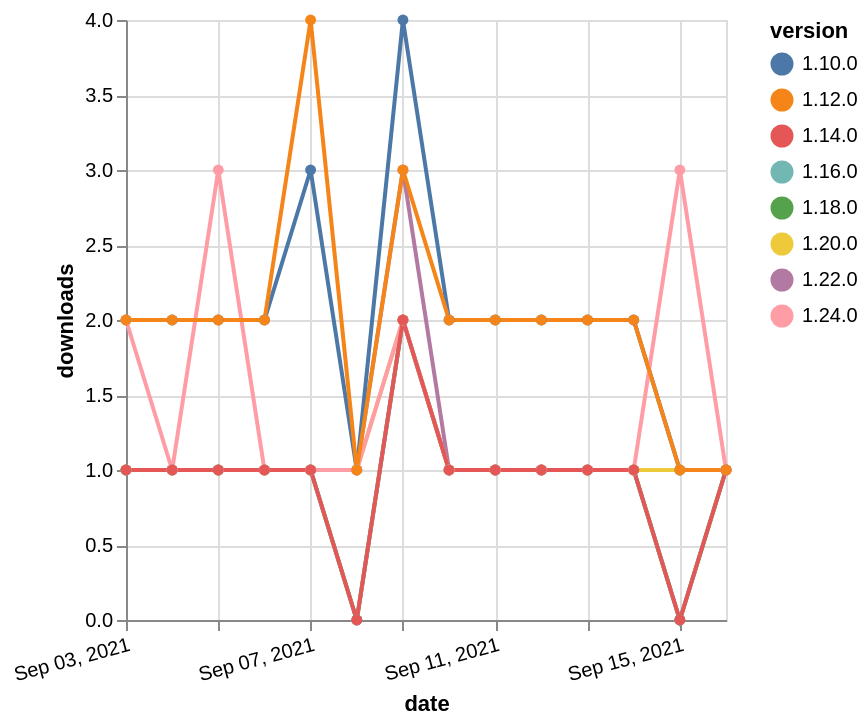

Vega-Lite specification stored for this chart:
### Vega-Lite specification from a JSON file in a GitHub repository (floating-point values rounded to 4 significant figures)
{"$schema": "https://vega.github.io/schema/vega-lite/v5.json", "description": "A simple bar chart with embedded data.", "data": {"values": [{"date": "2021-09-03", "total": 194, "delta": 1, "version": "1.18.0"}, {"date": "2021-09-04", "total": 195, "delta": 1, "version": "1.18.0"}, {"date": "2021-09-05", "total": 196, "delta": 1, "version": "1.18.0"}, {"date": "2021-09-06", "total": 197, "delta": 1, "version": "1.18.0"}, {"date": "2021-09-07", "total": 198, "delta": 1, "version": "1.18.0"}, {"date": "2021-09-08", "total": 198, "delta": 0, "version": "1.18.0"}, {"date": "2021-09-09", "total": 200, "delta": 2, "version": "1.18.0"}, {"date": "2021-09-10", "total": 201, "delta": 1, "version": "1.18.0"}, {"date": "2021-09-11", "total": 202, "delta": 1, "version": "1.18.0"}, {"date": "2021-09-12", "total": 203, "delta": 1, "version": "1.18.0"}, {"date": "2021-09-13", "total": 204, "delta": 1, "version": "1.18.0"}, {"date": "2021-09-14", "total": 205, "delta": 1, "version": "1.18.0"}, {"date": "2021-09-15", "total": 205, "delta": 0, "version": "1.18.0"}, {"date": "2021-09-16", "total": 206, "delta": 1, "version": "1.18.0"}, {"date": "2021-09-03", "total": 193, "delta": 1, "version": "1.22.0"}, {"date": "2021-09-04", "total": 194, "delta": 1, "version": "1.22.0"}, {"date": "2021-09-05", "total": 195, "delta": 1, "version": "1.22.0"}, {"date": "2021-09-06", "total": 196, "delta": 1, "version": "1.22.0"}, {"date": "2021-09-07", "total": 197, "delta": 1, "version": "1.22.0"}, {"date": "2021-09-08", "total": 198, "delta": 1, "version": "1.22.0"}, {"date": "2021-09-09", "total": 201, "delta": 3, "version": "1.22.0"}, {"date": "2021-09-10", "total": 202, "delta": 1, "version": "1.22.0"}, {"date": "2021-09-11", "total": 203, "delta": 1, "version": "1.22.0"}, {"date": "2021-09-12", "total": 204, "delta": 1, "version": "1.22.0"}, {"date": "2021-09-13", "total": 205, "delta": 1, "version": "1.22.0"}, {"date": "2021-09-14", "total": 206, "delta": 1, "version": "1.22.0"}, {"date": "2021-09-15", "total": 207, "delta": 1, "version": "1.22.0"}, {"date": "2021-09-16", "total": 208, "delta": 1, "version": "1.22.0"}, {"date": "2021-09-03", "total": 2336, "delta": 2, "version": "1.10.0"}, {"date": "2021-09-04", "total": 2338, "delta": 2, "version": "1.10.0"}, {"date": "2021-09-05", "total": 2340, "delta": 2, "version": "1.10.0"}, {"date": "2021-09-06", "total": 2342, "delta": 2, "version": "1.10.0"}, {"date": "2021-09-07", "total": 2345, "delta": 3, "version": "1.10.0"}, {"date": "2021-09-08", "total": 2346, "delta": 1, "version": "1.10.0"}, {"date": "2021-09-09", "total": 2350, "delta": 4, "version": "1.10.0"}, {"date": "2021-09-10", "total": 2352, "delta": 2, "version": "1.10.0"}, {"date": "2021-09-11", "total": 2354, "delta": 2, "version": "1.10.0"}, {"date": "2021-09-12", "total": 2356, "delta": 2, "version": "1.10.0"}, {"date": "2021-09-13", "total": 2358, "delta": 2, "version": "1.10.0"}, {"date": "2021-09-14", "total": 2360, "delta": 2, "version": "1.10.0"}, {"date": "2021-09-15", "total": 2361, "delta": 1, "version": "1.10.0"}, {"date": "2021-09-16", "total": 2362, "delta": 1, "version": "1.10.0"}, {"date": "2021-09-03", "total": 168, "delta": 1, "version": "1.20.0"}, {"date": "2021-09-04", "total": 169, "delta": 1, "version": "1.20.0"}, {"date": "2021-09-05", "total": 170, "delta": 1, "version": "1.20.0"}, {"date": "2021-09-06", "total": 171, "delta": 1, "version": "1.20.0"}, {"date": "2021-09-07", "total": 172, "delta": 1, "version": "1.20.0"}, {"date": "2021-09-08", "total": 173, "delta": 1, "version": "1.20.0"}, {"date": "2021-09-09", "total": 175, "delta": 2, "version": "1.20.0"}, {"date": "2021-09-10", "total": 176, "delta": 1, "version": "1.20.0"}, {"date": "2021-09-11", "total": 177, "delta": 1, "version": "1.20.0"}, {"date": "2021-09-12", "total": 178, "delta": 1, "version": "1.20.0"}, {"date": "2021-09-13", "total": 179, "delta": 1, "version": "1.20.0"}, {"date": "2021-09-14", "total": 180, "delta": 1, "version": "1.20.0"}, {"date": "2021-09-15", "total": 181, "delta": 1, "version": "1.20.0"}, {"date": "2021-09-16", "total": 182, "delta": 1, "version": "1.20.0"}, {"date": "2021-09-03", "total": 196, "delta": 1, "version": "1.16.0"}, {"date": "2021-09-04", "total": 197, "delta": 1, "version": "1.16.0"}, {"date": "2021-09-05", "total": 198, "delta": 1, "version": "1.16.0"}, {"date": "2021-09-06", "total": 199, "delta": 1, "version": "1.16.0"}, {"date": "2021-09-07", "total": 200, "delta": 1, "version": "1.16.0"}, {"date": "2021-09-08", "total": 200, "delta": 0, "version": "1.16.0"}, {"date": "2021-09-09", "total": 202, "delta": 2, "version": "1.16.0"}, {"date": "2021-09-10", "total": 203, "delta": 1, "version": "1.16.0"}, {"date": "2021-09-11", "total": 204, "delta": 1, "version": "1.16.0"}, {"date": "2021-09-12", "total": 205, "delta": 1, "version": "1.16.0"}, {"date": "2021-09-13", "total": 206, "delta": 1, "version": "1.16.0"}, {"date": "2021-09-14", "total": 207, "delta": 1, "version": "1.16.0"}, {"date": "2021-09-15", "total": 207, "delta": 0, "version": "1.16.0"}, {"date": "2021-09-16", "total": 208, "delta": 1, "version": "1.16.0"}, {"date": "2021-09-03", "total": 126, "delta": 2, "version": "1.24.0"}, {"date": "2021-09-04", "total": 127, "delta": 1, "version": "1.24.0"}, {"date": "2021-09-05", "total": 130, "delta": 3, "version": "1.24.0"}, {"date": "2021-09-06", "total": 131, "delta": 1, "version": "1.24.0"}, {"date": "2021-09-07", "total": 132, "delta": 1, "version": "1.24.0"}, {"date": "2021-09-08", "total": 133, "delta": 1, "version": "1.24.0"}, {"date": "2021-09-09", "total": 135, "delta": 2, "version": "1.24.0"}, {"date": "2021-09-10", "total": 136, "delta": 1, "version": "1.24.0"}, {"date": "2021-09-11", "total": 137, "delta": 1, "version": "1.24.0"}, {"date": "2021-09-12", "total": 138, "delta": 1, "version": "1.24.0"}, {"date": "2021-09-13", "total": 139, "delta": 1, "version": "1.24.0"}, {"date": "2021-09-14", "total": 140, "delta": 1, "version": "1.24.0"}, {"date": "2021-09-15", "total": 143, "delta": 3, "version": "1.24.0"}, {"date": "2021-09-16", "total": 144, "delta": 1, "version": "1.24.0"}, {"date": "2021-09-03", "total": 251, "delta": 1, "version": "1.14.0"}, {"date": "2021-09-04", "total": 252, "delta": 1, "version": "1.14.0"}, {"date": "2021-09-05", "total": 253, "delta": 1, "version": "1.14.0"}, {"date": "2021-09-06", "total": 254, "delta": 1, "version": "1.14.0"}, {"date": "2021-09-07", "total": 255, "delta": 1, "version": "1.14.0"}, {"date": "2021-09-08", "total": 255, "delta": 0, "version": "1.14.0"}, {"date": "2021-09-09", "total": 257, "delta": 2, "version": "1.14.0"}, {"date": "2021-09-10", "total": 258, "delta": 1, "version": "1.14.0"}, {"date": "2021-09-11", "total": 259, "delta": 1, "version": "1.14.0"}, {"date": "2021-09-12", "total": 260, "delta": 1, "version": "1.14.0"}, {"date": "2021-09-13", "total": 261, "delta": 1, "version": "1.14.0"}, {"date": "2021-09-14", "total": 262, "delta": 1, "version": "1.14.0"}, {"date": "2021-09-15", "total": 262, "delta": 0, "version": "1.14.0"}, {"date": "2021-09-16", "total": 263, "delta": 1, "version": "1.14.0"}, {"date": "2021-09-03", "total": 2440, "delta": 2, "version": "1.12.0"}, {"date": "2021-09-04", "total": 2442, "delta": 2, "version": "1.12.0"}, {"date": "2021-09-05", "total": 2444, "delta": 2, "version": "1.12.0"}, {"date": "2021-09-06", "total": 2446, "delta": 2, "version": "1.12.0"}, {"date": "2021-09-07", "total": 2450, "delta": 4, "version": "1.12.0"}, {"date": "2021-09-08", "total": 2451, "delta": 1, "version": "1.12.0"}, {"date": "2021-09-09", "total": 2454, "delta": 3, "version": "1.12.0"}, {"date": "2021-09-10", "total": 2456, "delta": 2, "version": "1.12.0"}, {"date": "2021-09-11", "total": 2458, "delta": 2, "version": "1.12.0"}, {"date": "2021-09-12", "total": 2460, "delta": 2, "version": "1.12.0"}, {"date": "2021-09-13", "total": 2462, "delta": 2, "version": "1.12.0"}, {"date": "2021-09-14", "total": 2464, "delta": 2, "version": "1.12.0"}, {"date": "2021-09-15", "total": 2465, "delta": 1, "version": "1.12.0"}, {"date": "2021-09-16", "total": 2466, "delta": 1, "version": "1.12.0"}]}, "width": "container", "mark": {"type": "line", "point": {"filled": true}}, "encoding": {"x": {"field": "date", "type": "temporal", "timeUnit": "yearmonthdate", "title": "date", "axis": {"labelAngle": -15}}, "y": {"field": "delta", "type": "quantitative", "title": "downloads"}, "color": {"field": "version", "type": "nominal"}, "tooltip": {"field": "delta"}}}
